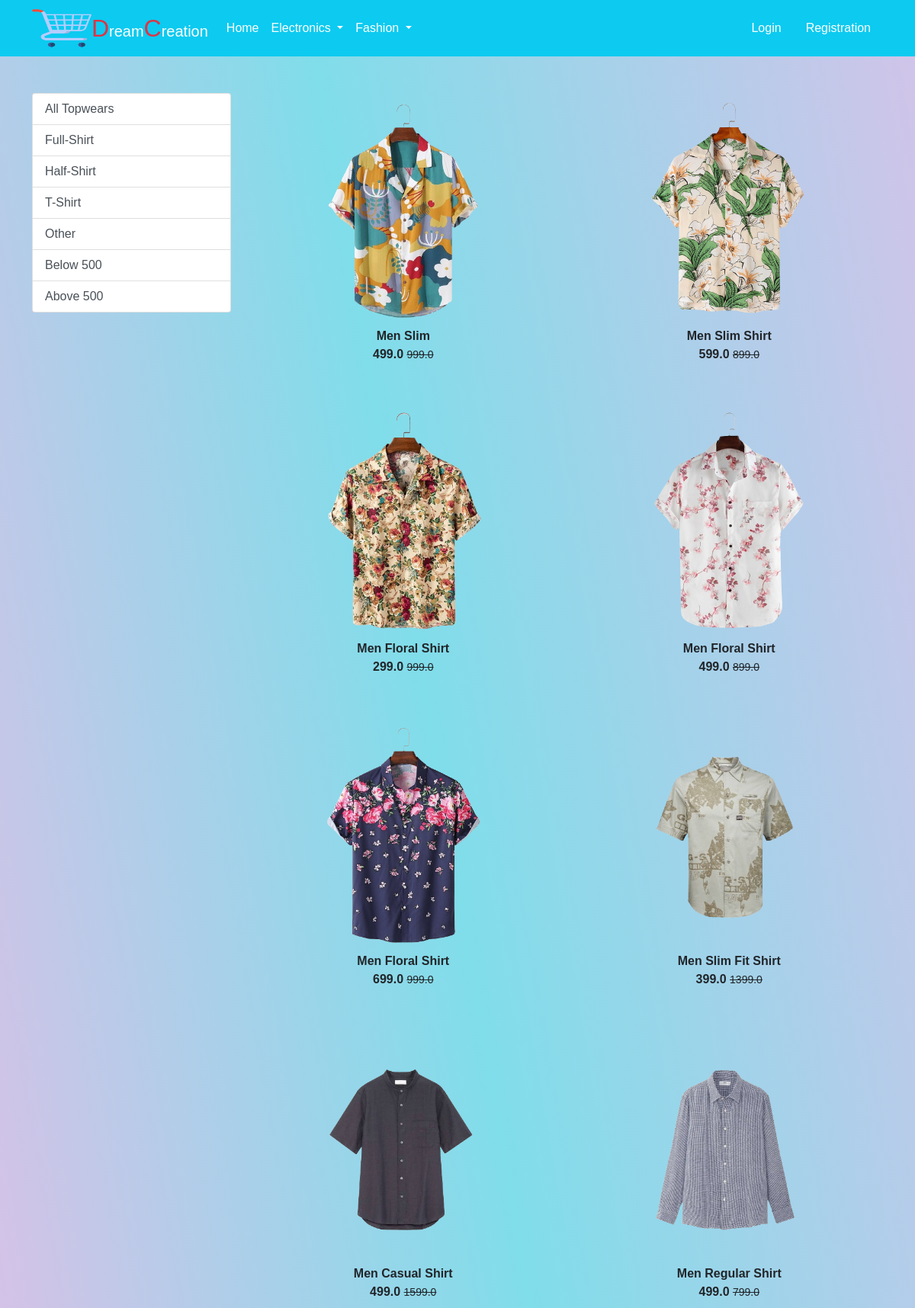
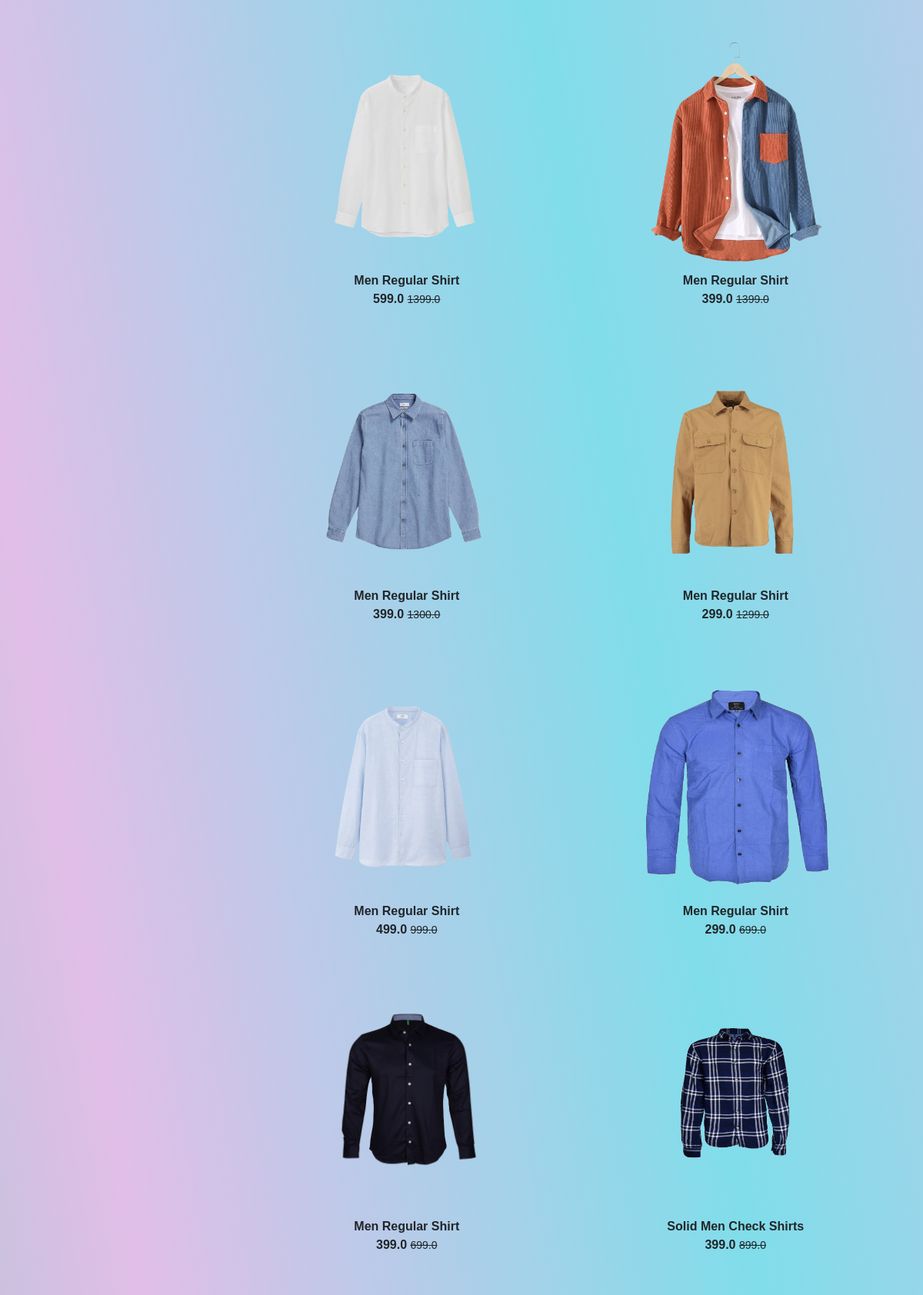
Screenshot of /topwear/ (upper part) with the database file from the repository (2 pictures, top to bottom).
### app/models.py (models this page shows, shortened)
class Product(models.Model):
    title=models.CharField(max_length=100)
    selling_price=models.FloatField()
    discounted_price=models.FloatField()
    description=models.TextField()
    brand=models.CharField(max_length=100)
    category=models.CharField(choices=CATEGORY_CHOICES,max_length=2)
    product_image=models.ImageField(upload_to='productimg')

### app/views.py (the view)
# urls.py: path('topwear/', views.topwear, name='topwear'),
def topwear(request,data=None):
    if data==None:
        topwears = Product.objects.filter(category='TW')
    elif data == 'Full-shirt' or data == 'Half-shirt' or data == 'T-shirt' or data == 'Other':
        topwears = Product.objects.filter(category='TW').filter(brand=data)
    elif data == 'Below':
        topwears = Product.objects.filter(category='TW').filter(discounted_price__lt=500)
    elif data == 'Above':
        topwears = Product.objects.filter(category='TW').filter(discounted_price__gt=500)
    return render(request, 'app/topwear.html',{'topwears':topwears})

### app/templates/app/topwear.html (shortened to what this page needs)
{% extends 'app/base.html' %}
{% load static %}
{% block main-content %}
<div class="container my-5">
 <div class="row">
  <div class="col-sm-3">
   <div class="list-group">
    <a href="{% url 'topwear' %}" class="list-group-item list-group-item-action" aria-current="true">All Topwears</a>
    <a href="{% url 'topweardata' 'Full-shirt' %}" class="list-group-item list-group-item-action" aria-current="true">Full-Shirt</a>
    <a href="{% url 'topweardata' 'Half-shirt' %}" class="list-group-item list-group-item-action" aria-current="true">Half-Shirt</a>
    <a href="{% url 'topweardata' 'T-shirt' %}" class="list-group-item list-group-item-action" aria-current="true">T-Shirt</a>
    <a href="{% url 'topweardata' 'Other' %}" class="list-group-item list-group-item-action" aria-current="true">Other</a>
    <a href="{% url 'topweardata' 'Below' %}" class="list-group-item list-group-item-action" aria-current="true">Below 500</a>
    <a href="{% url 'topweardata' 'Above' %}" class="list-group-item list-group-item-action" aria-current="true">Above 500</a>
   </div>
  </div>
  <div class="col-sm-9 ">
   <div class="row " >
    {% for t in topwears %}
    <div class="col-sm-6 text-center mb-5 ">
        <a href="{% url 'product-detail' t.id %}" class="btn">
        <div class="item">
            <img src="{{t.product_image.url}}" alt="" height="300" class="">
            <div class="fw-bold">{{t.title}}</div>
            <div class="fw-bold">{{t.discounted_price}} <small class="fw-light text-decoration-line-through">{{t.selling_price}}</small>
            </div>
        </div>
    </a>
    </div>
    {% endfor %}
   </div>
  </div>
 </div>
</div>
{% endblock main-content %}

### app/static/app/css/style.css (style rules this page uses)
* { margin: 0; padding: 0; box-sizing: border-box; font-family: 'Spartan', sans-serif; }

### rows the page displays
Product: product_image (picture), title "Men Slim", discounted_price "499.0", selling_price "999.0"
Product: product_image (picture), title "Men Slim Shirt", discounted_price "599.0", selling_price "899.0"
Product: product_image (picture), title "Men Floral Shirt", discounted_price "299.0", selling_price "999.0"
Product: product_image (picture), title "Men Floral Shirt", discounted_price "499.0", selling_price "899.0"
Product: product_image (picture), title "Men Floral Shirt", discounted_price "699.0", selling_price "999.0"
Product: product_image (picture), title "Men Slim Fit Shirt", discounted_price "399.0", selling_price "1399.0"
Product: product_image (picture), title "Men Casual Shirt", discounted_price "499.0", selling_price "1599.0"
Product: product_image (picture), title "Men Regular Shirt", discounted_price "499.0", selling_price "799.0"
Product: product_image (picture), title "Men Regular Shirt", discounted_price "599.0", selling_price "1399.0"
Product: product_image (picture), title "Men Regular Shirt", discounted_price "399.0", selling_price "1399.0"
Product: product_image (picture), title "Men Regular Shirt", discounted_price "399.0", selling_price "1300.0"
Product: product_image (picture), title "Men Regular Shirt", discounted_price "299.0", selling_price "1299.0"
Product: product_image (picture), title "Men Regular Shirt", discounted_price "499.0", selling_price "999.0"
Product: product_image (picture), title "Men Regular Shirt", discounted_price "299.0", selling_price "699.0"
Product: product_image (picture), title "Men Regular Shirt", discounted_price "399.0", selling_price "699.0"
Product: product_image (picture), title "Solid Men Check Shirts", discounted_price "399.0", selling_price "899.0"
